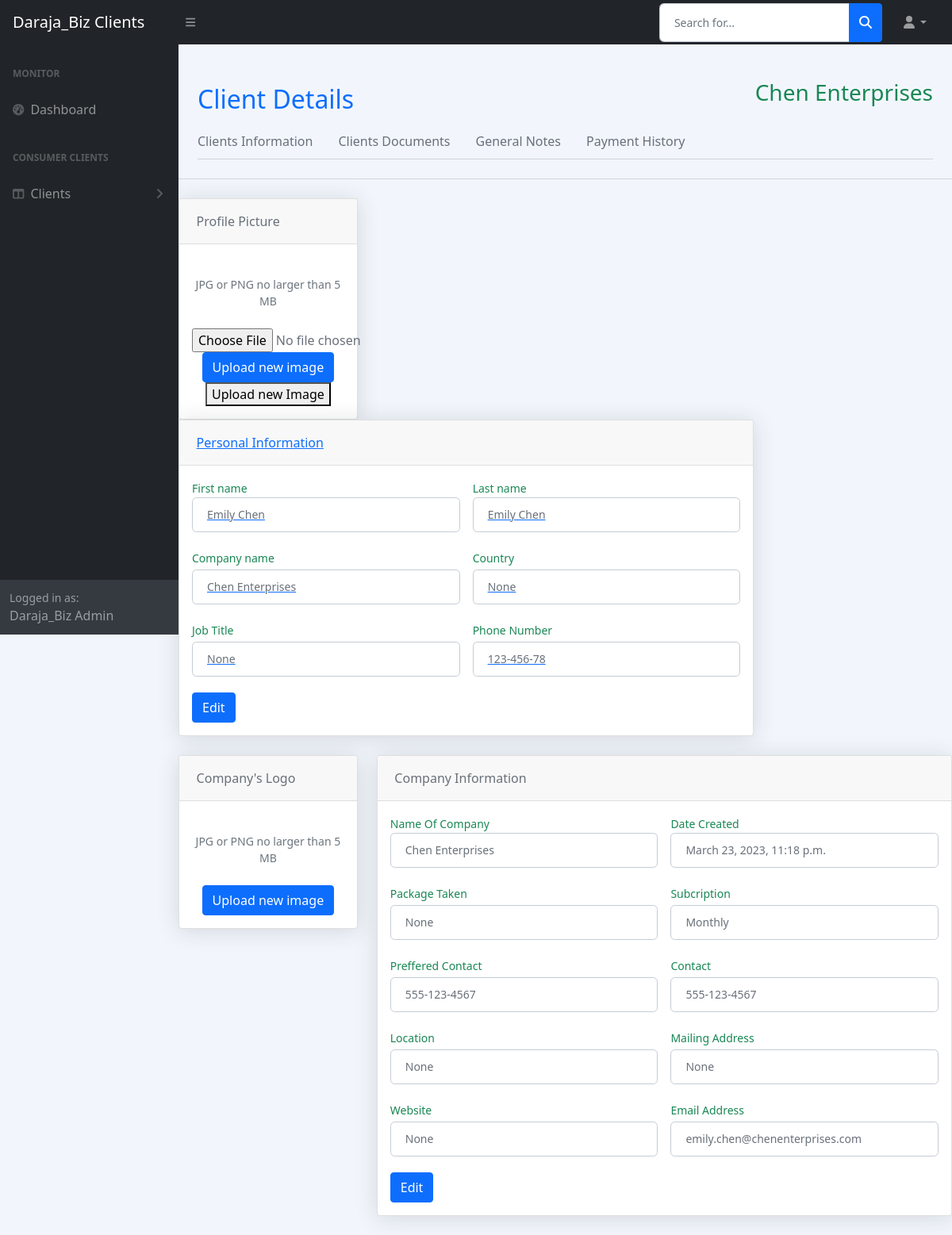
Page /clients_data/6/ on the committed database.
### client/models.py (models this page shows, shortened)
class Client(models.Model):
    CATEGORY_CHOICES = (
        ('Basic', 'Basic'),
        ('Standard', 'Standard'),
        ('Premium', 'Premium'),
    )
    name = models.CharField(max_length=200, null=True)
    job_title = models.CharField(max_length=200, null=True)
    personal_contact = models.CharField(max_length=10)
    personal_image = models.ImageField(upload_to='images/', null=True, blank=True)
    company_name = models.CharField(max_length=200, null=True)
    company_contact = models.CharField(max_length=50, null=True)
    email = models.EmailField(max_length=200, null=True)
    date_created = models.DateTimeField(auto_now_add=True)
    location = models.CharField(max_length=20, null=True)
    company_website = models.URLField(max_length=30, null=True)
    address = models.CharField(max_length=20, null=True)
    company_image = models.ImageField(upload_to='images/', null=True, blank=True)
    product_name = models.CharField(max_length=200, null=True)
    product_category = models.CharField(max_length=200, null=True, choices=CATEGORY_CHOICES)
    product_price = models.FloatField(null=True,)

### client/views.py (the view)
# urls.py: path('clients_data/<str:cd_ID>/' , views.Clients_data, name="clients_data"),
def Clients_data(request,cd_ID):
   client =Client.objects.get(id=cd_ID)
   context={
      'client':client,
   }
   return render(request,'client/client_data.html',context)

### client/templates/client/client_data.html (shortened to what this page needs)
{% extends 'client/base.html'%}
{%block content%}
</head>
{% include "client/header.html" %}
                <hr class="mt-0 mb-4">
                <div class="row">
                    <div class="col-xl-3">
                        <div class="card mb-4 mb-xl-0">
                            <div class="card-header">Profile Picture</div>
                            <div class="card-body text-center">
                                <div class="small font-italic text-muted mb-4">JPG or PNG no larger than 5 MB</div>
                                <form action="" method="POST" enctype="multipart/form-data">
                                  <input type="file" name="image" accept="image/*">
                                  <input class="btn btn-primary" type="submit" value="Upload new image">
                                  <a href="{% url 'upload_profile_picture'%}"><button type="submit">Upload new Image</button>
                                </form>
                            </div>
                        </div>
                    </div>
                    <div class="col-xl-9">
                        <div class="card mb-4">
                            <div class="card-header">Personal Information</div>
                            <div class="card-body">
                                    <div class="row gx-3 mb-1">
                                        <div class="col-md-6">
                                            <label class="small text-success " for="inputFirstName">First name</label>
                                            <p class="form-control" id="inputFirstNameDisplay">{{client.name}}</p>
                                        </div>
                                        <div class="col-md-6">
                                            <label class="small text-success" for="inputLastName">Last name</label>
                                            <p class="form-control" id="inputLastName">{{client.name}}</p>
                                        </div>
                                    </div>
                                    <div class="row gx-3 mb-1">
                                        <div class="col-md-6">
                                            <label class="small mb-1 text-success" for="inputOrgName">Company name</label>
                                            <p class="form-control">{{client.company_name}}</p>
                                        </div>
                                        <div class="col-md-6">
                                            <label class="small mb-1 text-success" for="inputLocation">Country</label>
                                            <p class="form-control">{{client.location}}</p>
                                        </div>
                                    </div>
                                    <div class="row gx-3 mb-1">
                                        <div class="col-md-6">
                                            <label class="small mb-1 text-success" for="inputOrgName">Job Title</label>
                                            <p class="form-control">{{client.job_title}}</p>
                                        </div>
                                        <div class="col-md-6">
                                            <label class="small mb-1 text-success" for="inputLocation">Phone Number</label>
                                            <p class="form-control">{{client.personal_contact}}</p>
                                        </div>
                                    </div>
                                    <a href="{% url 'edit_personalinfo' client.id %}"><button class="btn btn-primary" type="button">Edit</button></a>
                            </div>
                            </div>
                        </div>
                    </div>
                    <div class="row">
                        <div class="col-xl-3">
                          <div class="card mb-4 mb-xl-0">
                            <div class="card-header">Company's Logo</div>
                            <div class="card-body text-center">
                              <div class="small font-italic text-muted mb-4">JPG or PNG no larger than 5 MB</div>
                              <button class="btn btn-primary" type="button">Upload new image</button>
                            </div>
                          </div>
                        </div>
                        <div class="col-xl-9">
                          <div class="card mb-4">
                            <div class="card-header">Company Information</div>
                            <div class="card-body">
                              <div class="row gx-3 mb-1">
                                <div class="col-md-6">
                                  <label class="small text-success " for="inputFirstName">Name Of Company</label>
                                  <p class="form-control" id="inputFirstNameDisplay">{{client.company_name}}</p>
                                </div>
                                <div class="col-md-6">
                                  <label class="small text-success" for="inputLastName">Date Created</label>
                                  <p class="form-control" id="inputLastName">{{client.date_created}}</p>
                                </div>
                              </div>
                              <div class="row gx-3 mb-1">
                                <div class="col-md-6">
                                  <label class="small mb-1 text-success" for="inputOrgName">Package Taken</label>
                                  <p class="form-control">{{ client.product_category }}</p>
                                </div>
                                <div class="col-md-6">
                                  <label class="small mb-1 text-success" for="inputLocation">Subcription</label>
                                  <p class="form-control">Monthly</p>
                                </div>
                              </div>
                              <div class="row gx-3 mb-1">
                                <div class="col-md-6">
                                  <label class="small mb-1 text-success" for="inputOrgName">Preffered Contact</label>
                                  <p class="form-control">{{client.company_contact}}</p>
                                </div>
                                <div class="col-md-6">
                                  <label class="small mb-1 text-success" for="inputLocation"> Contact</label>
                                  <p class="form-control">{{client.company_contact}}</p>
                                </div>
                              </div>
                              <div class="row gx-3 mb-1">
                                <div class="col-md-6">
                                  <label class="small mb-1 text-success" for="inputOrgName">Location</label>
                                  <p class="form-control">{{client.location}}</p>
                                </div>
                                <div class="col-md-6">
                                  <label class="small mb-1 text-success" for="inputLocation">Mailing Address</label>
                                  <p class="form-control">{{client.address}}</p>
                                </div>
                              </div>
                              <div class="row gx-3 mb-1">
                                <div class="col-md-6">
                                  <label class="small mb-1 text-success" for="inputOrgName">Website</label>
                                  <p class="form-control">{{client.company_website}}</p>
                                </div>
                                <div class="col-md-6">
                                  <label class="small mb-1 text-success" for="inputLocation">Email Address</label>
                                  <p class="form-control">{{client.email}}</p>
                                </div>
                              </div>
                              <a href="{% url 'edit_companyinfo' client.id %}"><button class="btn btn-primary" type="button">Edit</button></a>
                            </div>
                          </div>
                        </div>
                      </div>
        </div>
                </div>
{%endblock%}

### client/templates/client/header.html
<div id="layoutSidenav_content">
    <main>
        <div class="container-xl px-4 mt-4">
            <div class="d-flex justify-content-between align-items-center">
                <h2 class="text-primary">Client Details</h2>
                <ol class="breadcrumb">
                    <h3><li class="breadcrumb-item active text-success">{{client.company_name}}</li></h3>
                </ol>
            </div>
            <nav class="nav nav-borders ml-auto">
                <a class="nav-link active ms-0" href="{% url 'client_info' %}">Clients Information</a>
                <a class="nav-link" href="{% url 'clients_docs' %}">Clients Documents</a>
                <a class="nav-link" href="{% url 'General-notes' %}">General Notes</a>
                <a class="nav-link" href="{% url 'billing' %}">Payment History</a>
              </nav>
            <hr class="mt-0 mb-4">
        </div>

### client/templates/client/client_data.html (style rules this page uses)
body { margin-top:20px; background-color:#f2f6fc; color:#69707a; }
.card { box-shadow: 0 0.15rem 1.75rem 0 rgb(33 40 50 / 15%); }
.card .card-header { font-weight: 500; }
.card-header:first-child { border-radius: 0.35rem 0.35rem 0 0; }
.card-header { padding: 1rem 1.35rem; margin-bottom: 0; background-color: rgba(33, 40, 50, 0.03); border-bottom: 1px solid rgba(33, 40, 50, 0.125); }
.form-control, .dataTable-input { display: block; width: 100%; padding: 0.875rem 1.125rem; font-size: 0.875rem; font-weight: 400; line-height: 1; color: #69707a; background-color: #fff; background-clip: padding-box; border: 1px solid #c5ccd6; -webkit-appearance: none; -moz-appearance: none; appearance: none; border-radius: 0.35rem; transition: border-color 0.15s ease-in-out, box-shadow 0.15s ease-in-out; }
.nav-borders .nav-link { color: #69707a; border-bottom-width: 0.125rem; border-bottom-style: solid; border-bottom-color: transparent; padding-top: 0.5rem; padding-bottom: 0.5rem; padding-left: 0; padding-right: 0; margin-left: 1rem; margin-right: 1rem; }

### rows in the picture
Client: company_name "Chen Enterprises", name "Emily Chen", location "None", job_title "None", personal_contact "123-456-78", date_created "March 23, 2023, 11:18 p.m.", product_category "None", company_contact "555-123-4567", address "None", company_website "None", email "emily.chen@chenenterprises.com"
